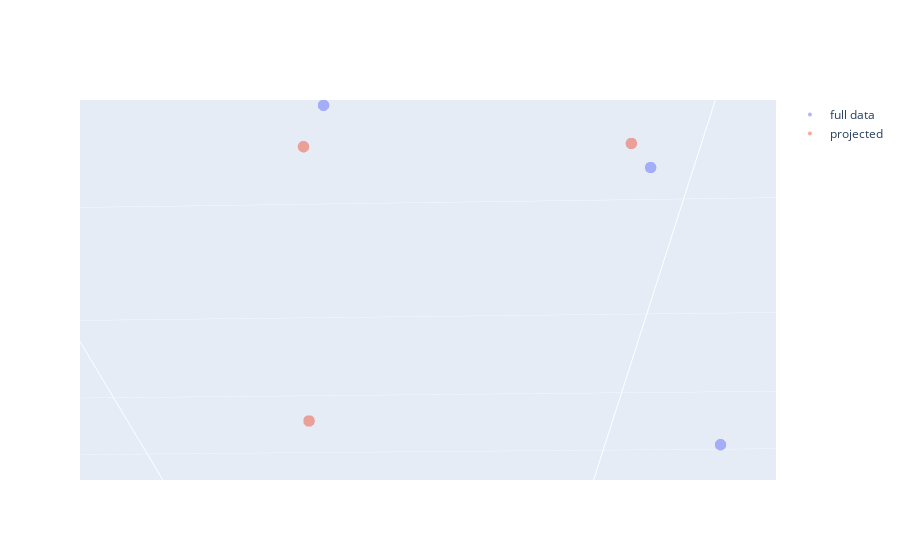

Here is the notebook cell this chart was saved with:
### Code cell
fig = go.Figure(data=[(go.Scatter3d(x=new_data_all[:,0], y=new_data_all[:,1], z=new_data_all[:,2],
        mode='markers', marker=dict(size=4,opacity=0.5), name="full data" ))])
fig.add_trace(go.Scatter3d(x=new_data_proj[:,0], y=new_data_proj[:,1], z=new_data_proj[:,0]*0,
        mode='markers', marker=dict(size=4,opacity=0.5), name="projected" ) )
fig.update_layout(scene_aspectmode='data')
fig.show()
